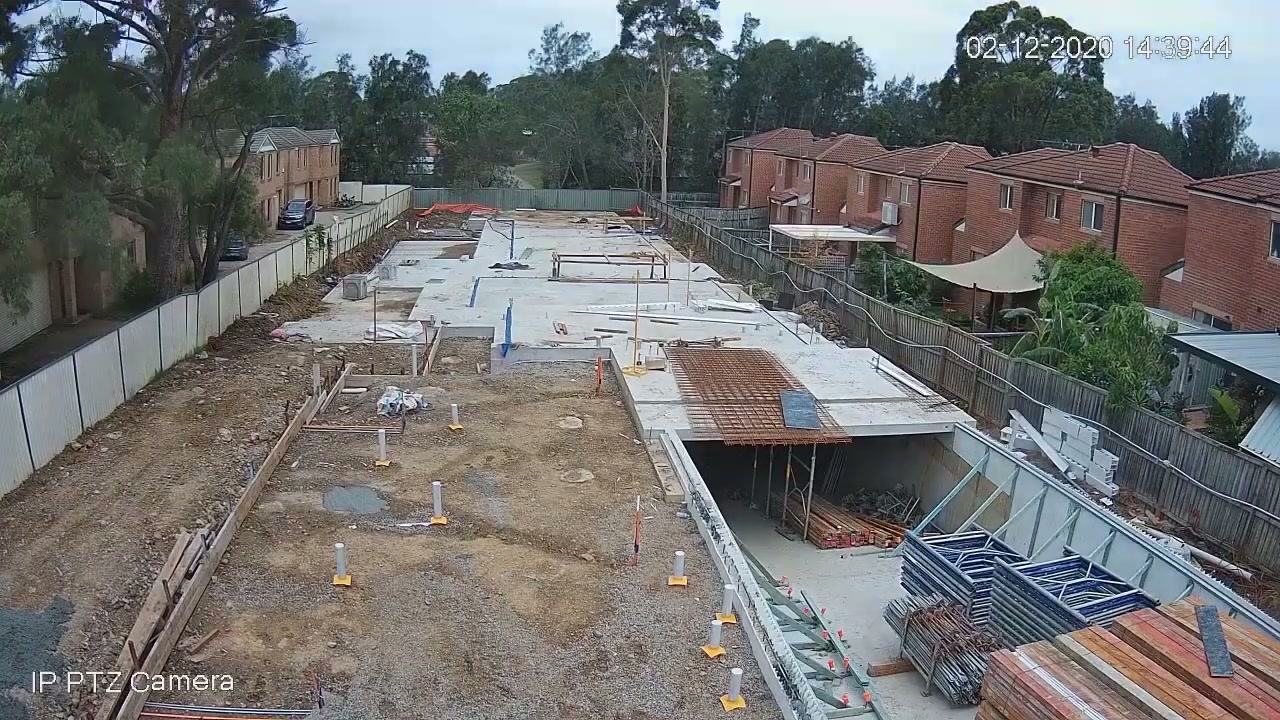
#> input picture review/frame_0001.jpg, 1280 x 720 px; its folder holds only this picture in this run
$ python sheets.py
#> lines starting #> are read from the running program, lines starting #| are printed output that depends on the picture
from PIL import Image,ImageDraw
from pathlib import Path
files=sorted(Path('review').glob('frame_*.jpg'))
for start in range(0,len(files),50):
 sheet=Image.new('RGB',(1000,50*44),'#20252b'); d=ImageDraw.Draw(sheet)
#> after `sheet = Image.new('RGB', (1000, 50 * 44), '#20252b')`:
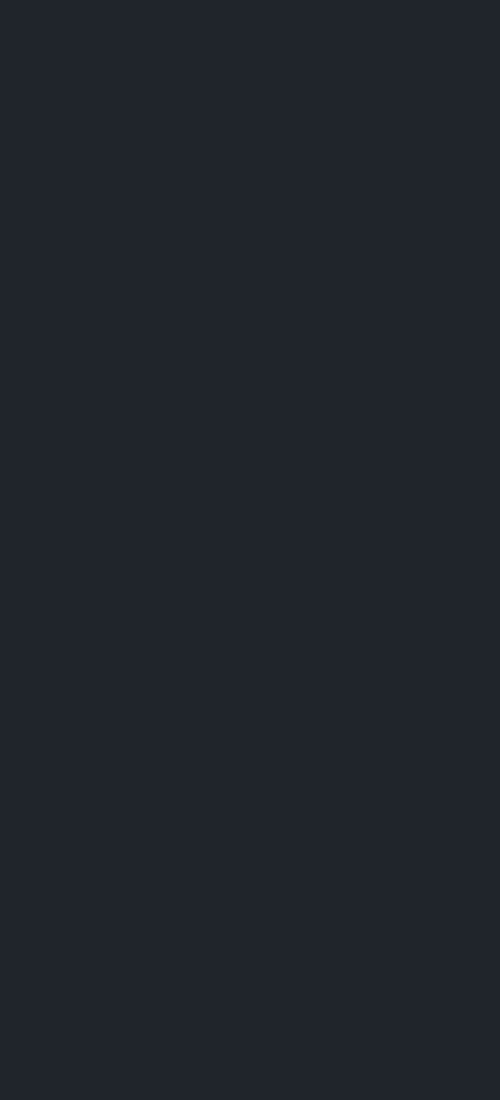
#> sheet: PIL image 1000x2200 RGB (shown at 1/2 size); mean R, G, B 32, 37, 43
 for row,p in enumerate(files[start:start+50]):
  im=Image.open(p); crop=im.crop((925,0,1280,50)).resize((710,100))
#> further down, im is the input picture: PIL image 1280x720 RGB; mean R, G, B 112.5, 113.2, 112.6
#> after `crop = im.crop((925, 0, 1280, 50)).resize((710, 100))`:
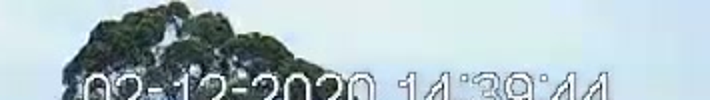
#> crop: PIL image 710x100 RGB; mean R, G, B 175.2, 193, 198.5
  crop=im.crop((960,30,1240,63)).resize((560,44))
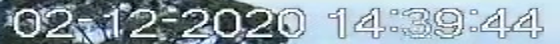
#> crop: PIL image 560x44 RGB; mean R, G, B 145.1, 161.4, 170.3
  sheet.paste(crop,(130,row*44));d.text((5,row*44+10),f'{p.stem} {(int(p.stem[-4:])-1)*.5:.1f}s',fill='white')
 sheet.save(f'review/stamps_{start//50}.jpg')
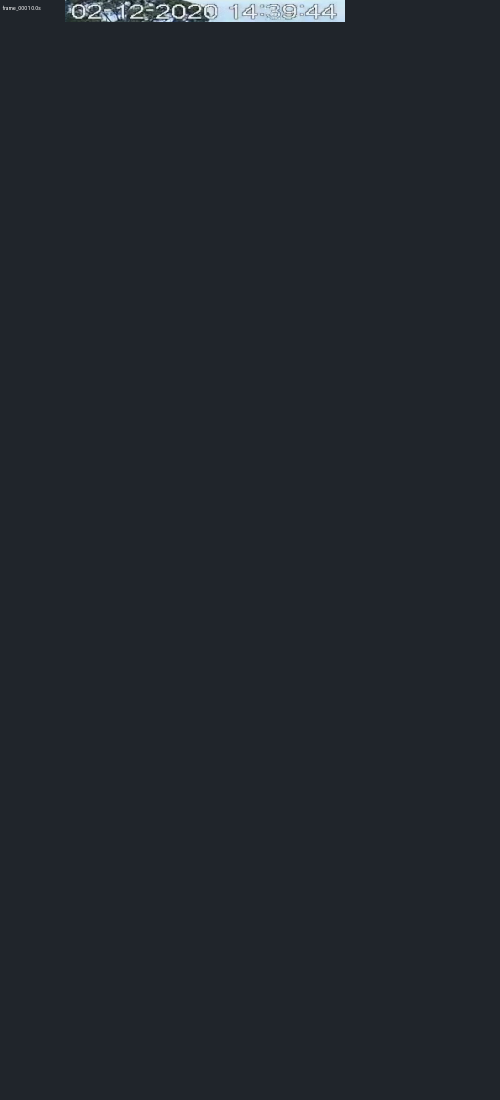
#> saved as stamps_0.jpg: PIL image 1000x2200 RGB (shown at 1/2 size); mean R, G, B 33.3, 38.4, 44.4

$ run again, on review/frame_0021.jpg
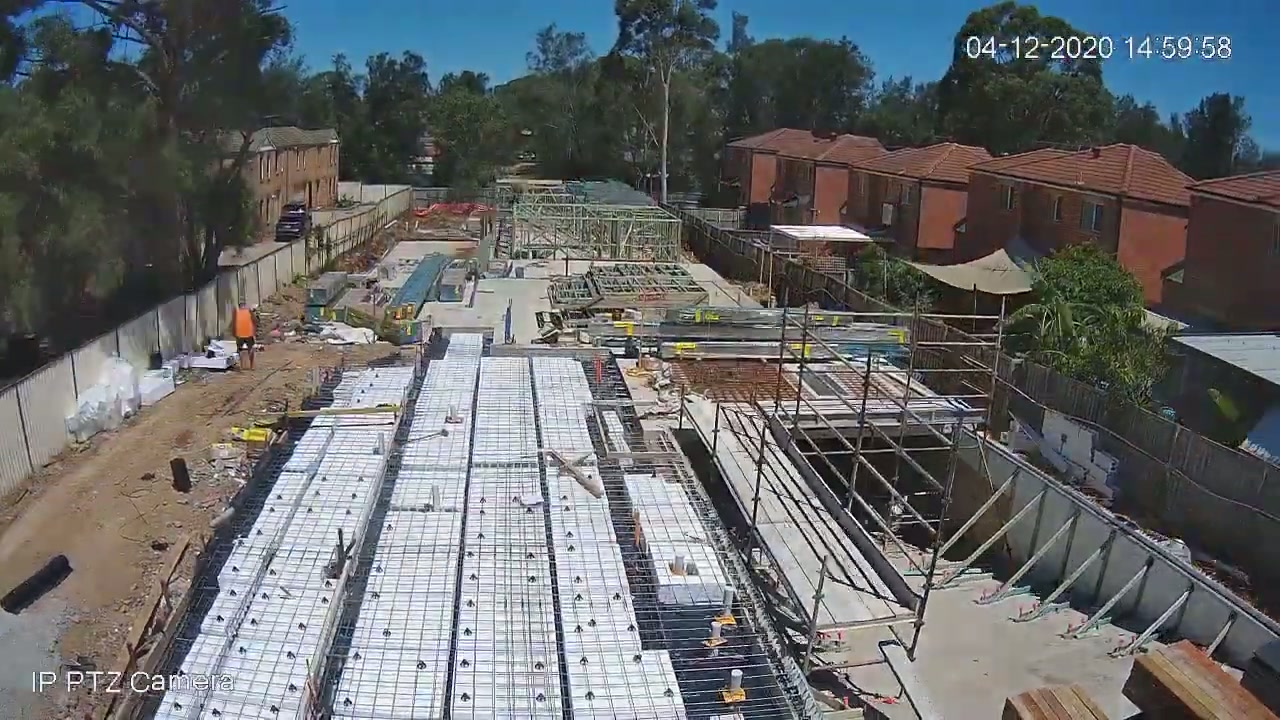
#> input picture review/frame_0021.jpg, 1280 x 720 px
#> im is the input picture: PIL image 1280x720 RGB; mean R, G, B 102.6, 105.3, 106.5
#> `crop = im.crop((925, 0, 1280, 50)).resize((710, 100))`:
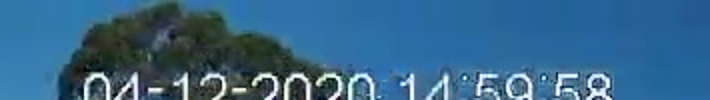
#> crop: PIL image 710x100 RGB; mean R, G, B 54.7, 102.3, 137.2
#> `sheet.save(f'review/stamps_{start//50}.jpg')`:
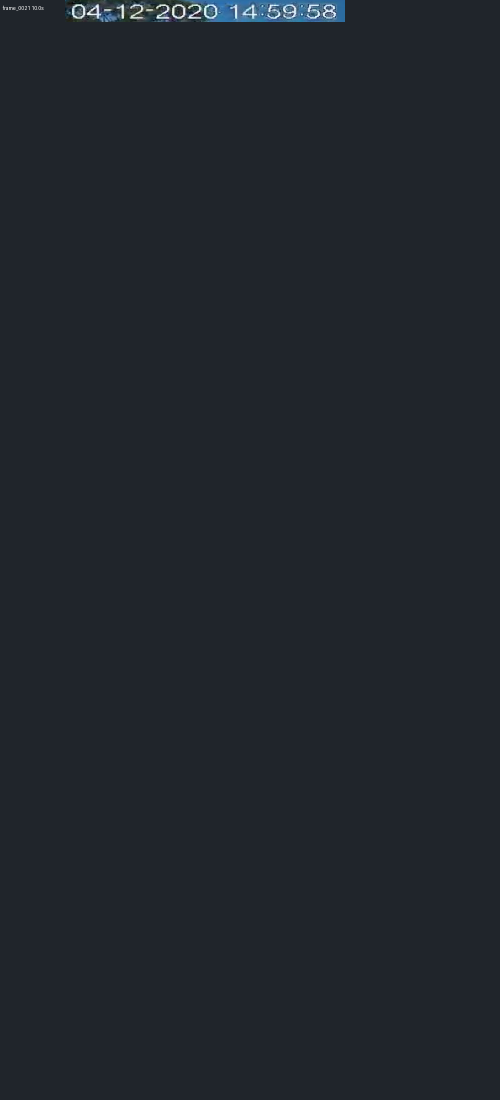
#> saved as stamps_0.jpg: PIL image 1000x2200 RGB (shown at 1/2 size); mean R, G, B 32.5, 37.8, 44

$ run again, on review/frame_0038.jpg
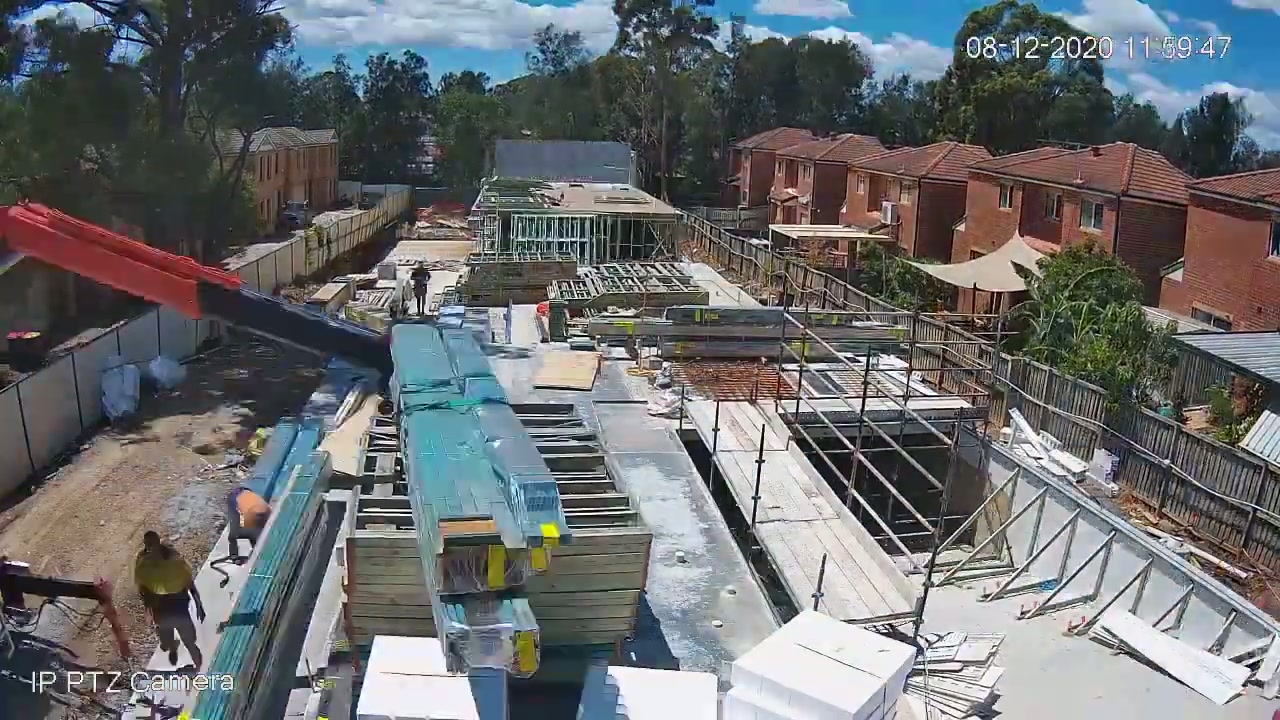
#> input picture review/frame_0038.jpg, 1280 x 720 px
#> im is the input picture: PIL image 1280x720 RGB; mean R, G, B 107.3, 109.6, 111.4
#> `crop = im.crop((925, 0, 1280, 50)).resize((710, 100))`:
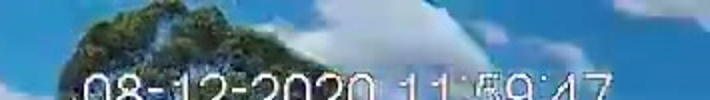
#> crop: PIL image 710x100 RGB; mean R, G, B 87, 132, 160.7
#> `sheet.save(f'review/stamps_{start//50}.jpg')`:
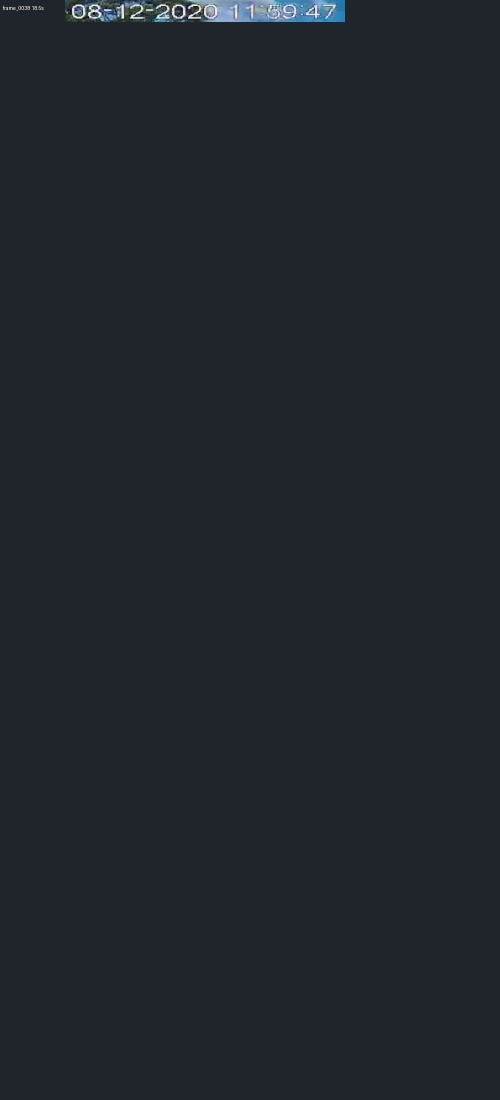
#> saved as stamps_0.jpg: PIL image 1000x2200 RGB (shown at 1/2 size); mean R, G, B 32.8, 38, 44.2

$ run again, on review/frame_0041.jpg
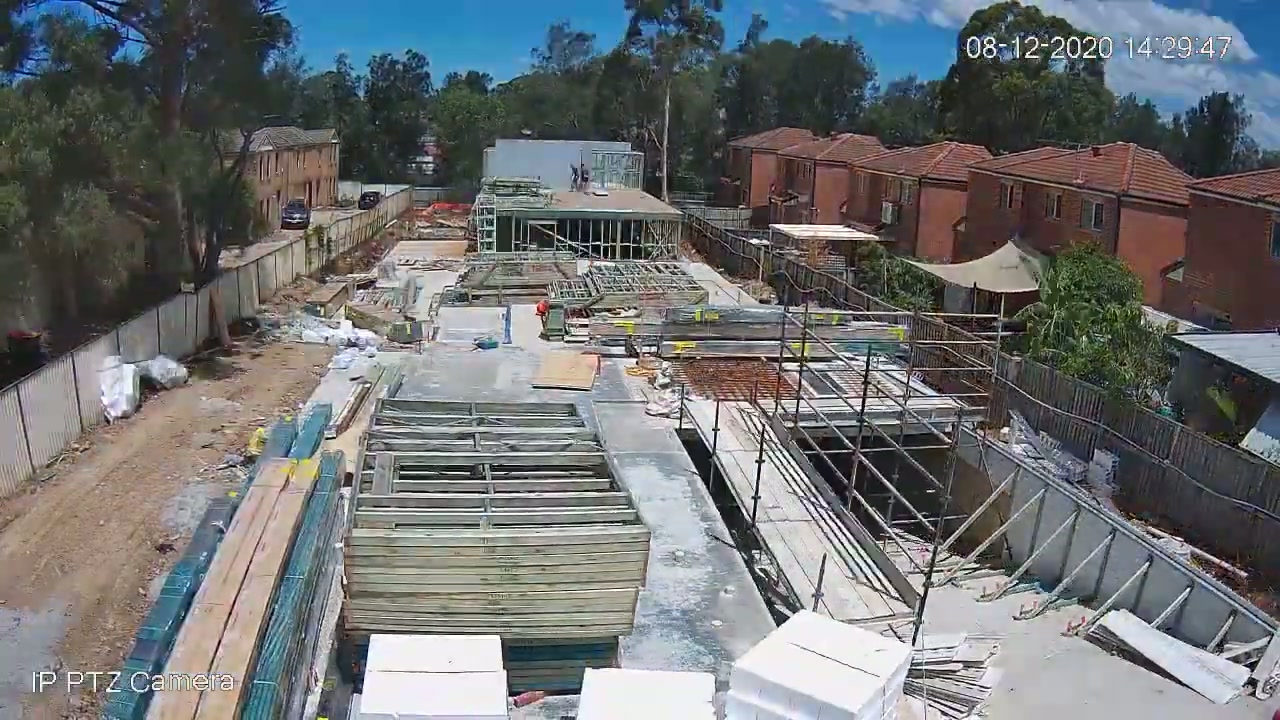
#> input picture review/frame_0041.jpg, 1280 x 720 px
#> im is the input picture: PIL image 1280x720 RGB; mean R, G, B 110.9, 113.5, 114.8
#> `crop = im.crop((925, 0, 1280, 50)).resize((710, 100))`:
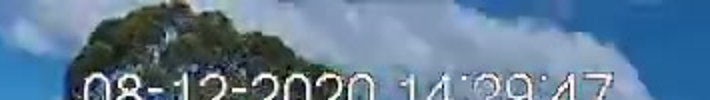
#> crop: PIL image 710x100 RGB; mean R, G, B 97.5, 124.9, 149.6
#> `sheet.save(f'review/stamps_{start//50}.jpg')`:
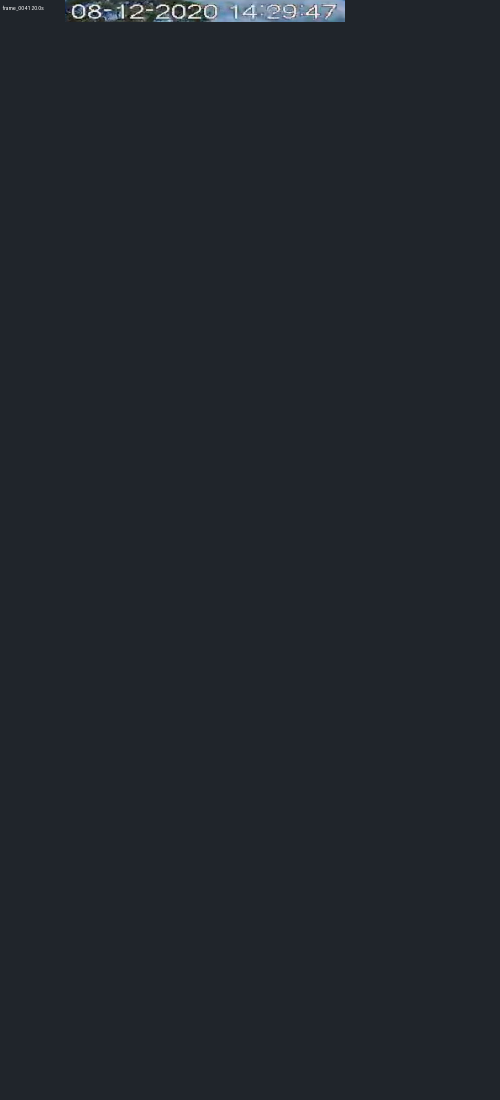
#> saved as stamps_0.jpg: PIL image 1000x2200 RGB (shown at 1/2 size); mean R, G, B 32.9, 38, 44
